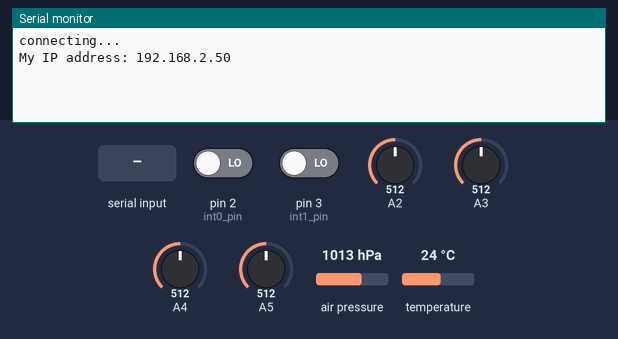
The sketch below on a simulated Arduino Uno, built with avr-gcc and run on an emulated ATmega328P. Parts: the last lines printed to the serial monitor. Wiring (inferred from the names in the program): BMP180 pressure sensor at I2C address 0x77. The test bench sets the inputs (shaded band); at power-on: pin 2 (int0_pin) LOW, pin 3 (int1_pin) LOW, A2 = 512, A3 = 512, A4 = 512, A5 = 512, air pressure 1013 hPa, temperature 24 °C. WiFi joins after 1.5 s; servers stay silent unless stated; the local clock reads 2024-03-15 10:24:30 at power-on unless the sketch sets it.

Above: at 2.2 s.
2.3 s: "s" received over Serial
At 3.7 s:
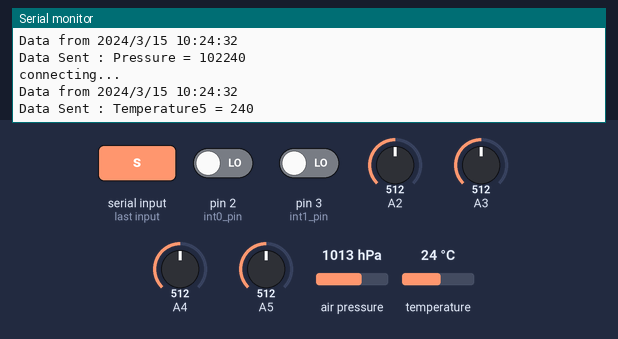
4.0 s: "i" received over Serial
At 5.0 s:
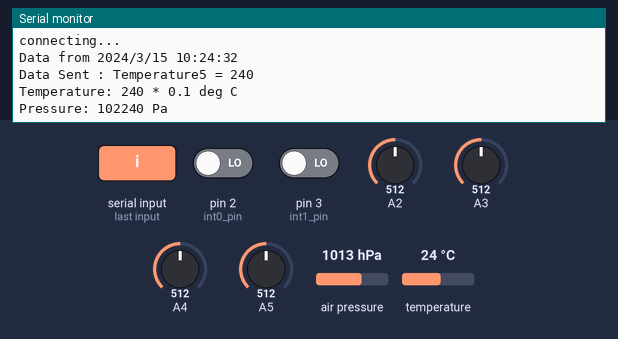
5.5 s: "u" received over Serial
At 6.3 s:
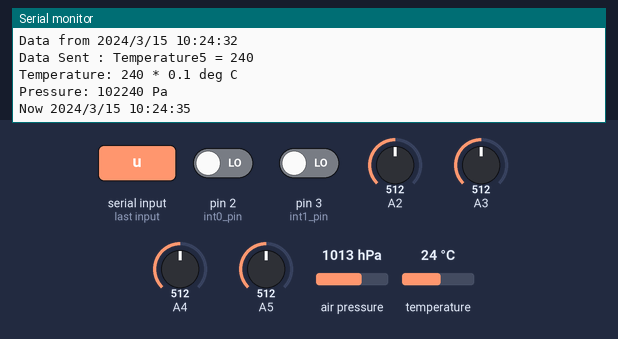
7.0 s: "t" received over Serial
At 8.0 s:
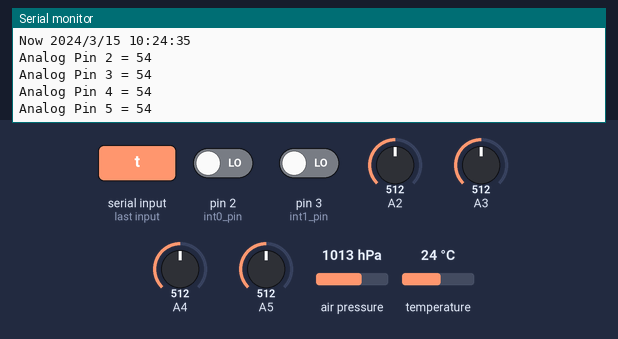
8.5 s: "g" received over Serial
At 9.7 s:
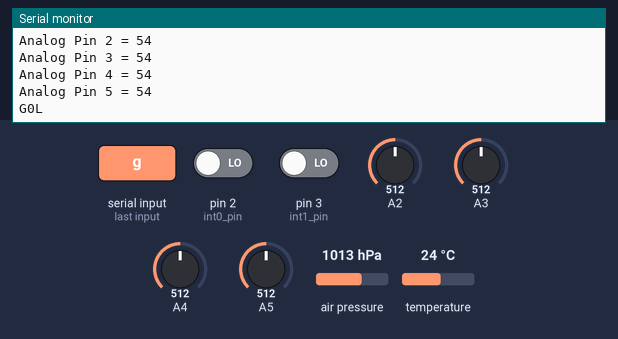
10.0 s: "p" received over Serial
At 10.8 s:
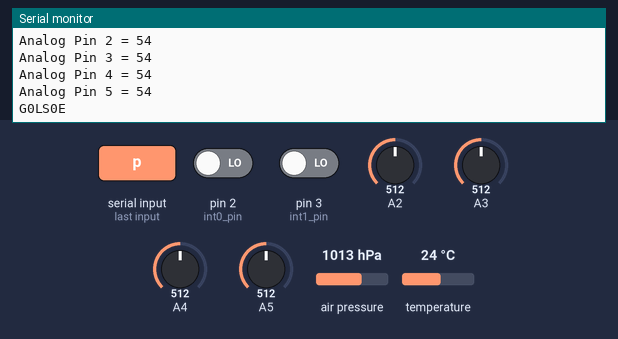
Timing chart, 0 to 12.5 s (numbered marks = the images above; inputs shaded):
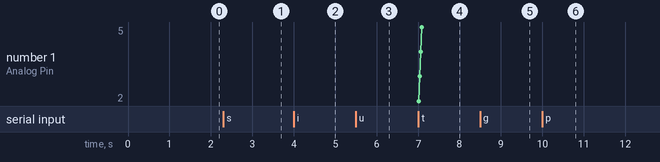

The sketch:

Ethernet_Upload_Sensor_Data.ino
```cpp
/*
Brian Kelly 11th March 2013 http://kellybk.com

This sketch uses the Ethernet shield to upload data from various
sensors and pulse counters to Emoncms. The original code is gleaned
from various sources and modified.

I found DS1307 would only operate reliably from 5v whereas the
BMP085 requires 3.3v. Data from pulse counters is only uploaded
when sufficient pulses have been counted and the minimum time period
has elapsed. Other sensors just use minimum time period.
*/

#include <SPI.h>
#include <Ethernet.h>
#include <Wire.h>
#include <RTClib.h>

//Data Upload
static unsigned long MinPulseCount = 10;  // Minimum Pulses to Receive before data upload
static unsigned long MinElapsedTime = 60000;  // Minimum Seconds to elapse between data uploads

// Ethernet :-
// assign a MAC address for the ethernet controller.
// fill in your address here:
byte mac[] = {0xDE, 0xAD, 0xBE, 0xEF, 0xFE, 0xED};
// fill in an available IP address on your network here,
// for manual configuration:
IPAddress ip(192,168,2,50);

// fill in your Domain Name Server address here:
IPAddress myDns(192,168,2,1);

IPAddress server(192,168,2,100);    // RaspberryPi
//char server[] = "raspberrypi.kellybk.lan";  //'N.B. Only Works with FQDN so "raspberrypi" fails to resolve

// Initialize the Ethernet client library
// with the IP address and port of the server
// that you want to connect to (port 80 is default for HTTP):
EthernetClient client;

// Real Time Clock :-
RTC_DS1307 RTC;

//BMP085 Pressure and Temperature :-
#define BMP085_ADDRESS 0x77  // I2C address of BMP085

const unsigned char OSS = 3;  // Oversampling Setting 1,2 or 3; bigger = more samples

// Calibration values
int ac1;
int ac2;
int ac3;
unsigned int ac4;
unsigned int ac5;
unsigned int ac6;
int b1;
int b2;
int mb;
int mc;
int md;

// b5 is calculated in bmp085GetTemperature(...), this variable is also used in bmp085GetPressure(...)
// so ...Temperature(...) must be called before ...Pressure(...).
long b5;

short temperature;
long pressure;

// to correct for station's height above sea level
// add 1000pa for each 100m above sea level
int HeightCorr = 940;

//
// Meter Pulse Detection
// Use interrupt to detect change on IR phototransistor
//

// PIN DEFINITIONS
int int0_pin = 2;              // Interrupt 0 on pin 2, input
int int1_pin = 3;              // Interrupt 1 on pin 3, input

// Delays
int gbounce_delay_ms = 2000;     // pulse is 2 to 40 seconds wide
int bounce_delay_ms = 100;     // pulse is 10ms wide

// Pulse Counters
unsigned long gcounter = 0;      // Nr of gas pulses seen
unsigned long gfirst_pulse_time = 0;
unsigned long glast_pulse_time = 0;
unsigned long counter = 0;      // Nr of electric pulses seen
unsigned long first_pulse_time = 0;
unsigned long last_pulse_time = 0;

// These are modified in the interrupts generated by pulse detection
volatile int gpulse_seen = 0;   // Gas pulse was seen in interrupt
volatile int pulse_seen = 0;   // Electric pulse was seen in interrupt

// Used by Power Calculations ..... Move to Emoncms ?
static unsigned long ms_per_hour = 3600000UL;  // ms per hour for power calcs
static float cal_value = 39.7;  // Joules per cc
static float corr_factor = 1.02264;

//Temperature Readings
int tempC;
int reading;
int tempPins[] = {2,3,4,5};
int PinCount = 4;
int PCount;

void setup()
{Serial.begin(9600);

//for BMP085
  Wire.begin();
  bmp085Calibration();

//for RTC
  RTC.begin();
  if (! RTC.isrunning()) {
    Serial.println("RTC is NOT running!");
  }

 // Electric and Gas Pulse Detection
 // We want internal pullup enabled:
 pinMode(int1_pin, INPUT);
 pinMode(int0_pin, INPUT);

 // And set up the interrupt.
 // RISING: -pin- goes from low to high

 // When IR detected, gas detector emits 5V
 // Once per revolution of gas dial as mirror
 // in No 6 reflects IR back to detector
 attachInterrupt(1, gblink, RISING);

 // When pulsing electric meter LED
 // Pulse detected, amplifier emits 5V
 attachInterrupt(0, blink, RISING);

 //For Analog Voltage Measurements
 analogReference(INTERNAL);
 //INTERNAL1V1 for Mega, INTERNAL for Uno etc
 //Sets analogue reference voltage to 1.1 volt
 //for better accuracy with LM35 which outputs 1 volt at 100 degC

  // start the Ethernet connection:
  Ethernet.begin(mac,ip,myDns);
  // give the Ethernet shield a second to initialize:
  delay(1000);
  Serial.println("connecting...");
  // print the Ethernet board/shield's IP address:
  Serial.print("My IP address: ");
  Serial.println(Ethernet.localIP());
}

void loop()
{
 static unsigned long gavg_watts;        // average gas watt draw since startup
 unsigned long gdelta;            // Time since last gas interrupt
 static unsigned long avg_watts;        // average watt draw since startup
 unsigned long delta;            // Time since last interrupt
 int incoming_byte;
 DateTime now;

 //Data Uploads
static long lastgas;
static long lastelectric;
static long lasttemps;
static long lastpressure;
char strtemps[] = "Temperature";

 // IR pulse interrupt happened
 if (gpulse_seen == 1) {
   gcounter++;

   glast_pulse_time = millis();

   if (gcounter == 1 || gfirst_pulse_time == 0) // we were reset
     gfirst_pulse_time = glast_pulse_time;

  // Reset until next one.
   gpulse_seen = 0;
 }

 // LED pulse interrupt happened
 if (pulse_seen == 1) {
   counter++;

   last_pulse_time = millis();

   if (counter == 1 || first_pulse_time == 0) // we were reset
     first_pulse_time = last_pulse_time;

   // Reset until next one.
   pulse_seen = 0;
 }

//Gas
if( (long)( millis() - (lastgas + MinElapsedTime)) >= 0 && (gcounter >= MinPulseCount)) {
      // print the avg watt gas draw since last query
     gdelta = glast_pulse_time - gfirst_pulse_time;
     if (gdelta && gcounter) {
       gavg_watts = (gcounter - 1) * ms_per_hour * cal_value * corr_factor/ gdelta;
       now = RTC.now();
       sendData (now.unixtime(),"Gas_Useage",gavg_watts);
       sendData (now.unixtime(),"Gas_Pulses",gcounter);
       gcounter = 0;
     }
     lastgas = millis();
}

//Electric
if( (long)( millis() - (lastelectric + MinElapsedTime)) >= 0 && (counter >= MinPulseCount)) {
     // print the avg electric watt draw since last query
     delta = last_pulse_time - first_pulse_time;
     if (delta && counter) {
       avg_watts = (counter - 1) * ms_per_hour / delta;
       now = RTC.now();
       sendData (now.unixtime(),"Electric_Useage",avg_watts);
       sendData (now.unixtime(),"Electric_Pulses",counter);
       counter = 0;
     }
     lastelectric = millis();
}

//Pressure
if( (long)( millis() - (lastpressure + MinElapsedTime)) >= 0) {
      now = RTC.now();
      //check temperature first as result is used in pressure calculation
      temperature = bmp085GetTemperature(bmp085ReadUT());
      pressure = bmp085GetPressure(bmp085ReadUP()) + HeightCorr; // to correct for height above sea level
      sendData (now.unixtime(),"Pressure",pressure);
      sendData (now.unixtime(),"Temperature1",temperature);
      lastpressure = millis();
}

//Temperatures
if( (long)( millis() - (lasttemps + MinElapsedTime)) >= 0) {
     now = RTC.now();
     for (PCount=0;PCount<PinCount;PCount++) {
       analogRead(tempPins[PCount]);  //switch ADC to tempPin
       delay(20);  //delay for ADC to stabilise
       reading = analogRead(tempPins[PCount]);  //Take Reading
       tempC = int(reading / 0.931);
       strtemps[11] = tempPins[PCount] + 48;
       strtemps[12] = '\0';
       sendData (now.unixtime(),strtemps,tempC);
       }
       lasttemps = millis();
     }

 // Query exists on serial port; service it.
 if (Serial.available() > 0) {
   incoming_byte = Serial.read();
   Serial.flush();
   switch (incoming_byte) {

   case 's':
      now = RTC.now();
      //check temperature first as result is used in pressure calculation
      temperature = bmp085GetTemperature(bmp085ReadUT());
      pressure = bmp085GetPressure(bmp085ReadUP()) + HeightCorr; // to correct for height above sea level
      sendData (now.unixtime(),"Pressure",pressure);
      sendData (now.unixtime(),"Temperature5",temperature);
      break;

   case 'i':
   //read BMP085 on I2C bus
   //check temperature first as result is used in pressure calculation
    temperature = bmp085GetTemperature(bmp085ReadUT());
    pressure = bmp085GetPressure(bmp085ReadUP()) + 940; // to correct for height above sea level
    Serial.print("Temperature: ");
    Serial.print(temperature, DEC);
    Serial.println(" * 0.1 deg C");
    Serial.print("Pressure: ");
    Serial.print(pressure, DEC);
    Serial.println(" Pa");
    Serial.println();
    break;

   case 'u':
   //Read RTC
    now = RTC.now();
    showDate("Now",now);

    break;

   case 't':
     //Serial.print("T");  // Start Marker
     // Retrieve Temperature Readings
     for (PCount=0;PCount<PinCount;PCount++) {
       analogRead(tempPins[PCount]);  //switch ADC to tempPin
       delay(20);  //delay for ADC to stabilise
       reading = analogRead(tempPins[PCount]);  //Take Reading
       tempC = reading / 9.31;
       Serial.print("Analog Pin ");
       Serial.print(tempPins[PCount]);
       Serial.print(" = ");
       Serial.println(tempC);
       //if (PCount < PinCount-1){
       //Serial.print(",");
       //}
     }
     //Serial.print("E");  //End Marker
     break;

   case 'g':
     // print the avg watt gas draw since last query
     gdelta = glast_pulse_time - gfirst_pulse_time;
     if (gdelta && gcounter) {
       gavg_watts = (gcounter - 1) * ms_per_hour * cal_value * corr_factor/ gdelta;
       //gcounttot = gcounttot + gcounter;
       gcounter = 0;
     }
     //Start and End Markers added as some partial data was being received
     //Now base station can discard any data without valid delimeters
     Serial.print("G");  // Start Marker
     Serial.print(gavg_watts);
     Serial.print("L");  //End Marker
     break;

   case 'p':
     // print the avg electric watt draw since last query
     delta = last_pulse_time - first_pulse_time;
     if (delta && counter) {
       avg_watts = (counter - 1) * ms_per_hour / delta;
       //counttot = counttot + counter;
       counter = 0;
     }
     //Start and End Markers added as some partial data was being received
     //Now base station can discard any data without valid delimeters
     Serial.print("S");  // Start Marker
     Serial.print(avg_watts);
     Serial.print("E");  //End Marker
     break;
   default:
     break;
   }
 }
}

// Interrupt handler
//
// We get here for RISING; so when IR turns on.
//
void gblink()
{
 static unsigned long glast_interrupt_time = 0;
 unsigned long ginterrupt_time = millis();

 // If interrupts come faster than bounce_delay_ms, assume it's a bounce and ignore
 //
 // Note, millis() wraps every 50 days, be sure we cope...
 //
 if (ginterrupt_time - glast_interrupt_time > gbounce_delay_ms)
   gpulse_seen = 1;  // loop() sees pulse == 1 and takes action

 glast_interrupt_time = ginterrupt_time;
}

void blink()
{
 static unsigned long last_interrupt_time = 0;
 unsigned long interrupt_time = millis();

 // If interrupts come faster than bounce_delay_ms, assume it's a bounce and ignore
 //
 // Note, millis() wraps every 50 days, be sure we cope...
 //
 if (interrupt_time - last_interrupt_time > bounce_delay_ms)
   pulse_seen = 1;  // loop() sees pulse == 1 and takes action

 last_interrupt_time = interrupt_time;
}

// Stores all of the bmp085's calibration values into global variables
// Calibration values are required to calculate temp and pressure
// This function should be called at the beginning of the program
void bmp085Calibration()
{
  ac1 = bmp085ReadInt(0xAA);
  ac2 = bmp085ReadInt(0xAC);
  ac3 = bmp085ReadInt(0xAE);
  ac4 = bmp085ReadInt(0xB0);
  ac5 = bmp085ReadInt(0xB2);
  ac6 = bmp085ReadInt(0xB4);
  b1 = bmp085ReadInt(0xB6);
  b2 = bmp085ReadInt(0xB8);
  mb = bmp085ReadInt(0xBA);
  mc = bmp085ReadInt(0xBC);
  md = bmp085ReadInt(0xBE);
}

// Calculate temperature given ut.
// Value returned will be in units of 0.1 deg C
short bmp085GetTemperature(unsigned int ut)
{
  long x1, x2;

  x1 = (((long)ut - (long)ac6)*(long)ac5) >> 15;
  x2 = ((long)mc << 11)/(x1 + md);
  b5 = x1 + x2;

  return ((b5 + 8)>>4);
}

// Calculate pressure given up
// calibration values must be known
// b5 is also required so bmp085GetTemperature(...) must be called first.
// Value returned will be pressure in units of Pa.
long bmp085GetPressure(unsigned long up)
{
  long x1, x2, x3, b3, b6, p;
  unsigned long b4, b7;

  b6 = b5 - 4000;
  // Calculate B3
  x1 = (b2 * (b6 * b6)>>12)>>11;
  x2 = (ac2 * b6)>>11;
  x3 = x1 + x2;
  b3 = (((((long)ac1)*4 + x3)<<OSS) + 2)>>2;

  // Calculate B4
  x1 = (ac3 * b6)>>13;
  x2 = (b1 * ((b6 * b6)>>12))>>16;
  x3 = ((x1 + x2) + 2)>>2;
  b4 = (ac4 * (unsigned long)(x3 + 32768))>>15;

  b7 = ((unsigned long)(up - b3) * (50000>>OSS));
  if (b7 < 0x80000000)
    p = (b7<<1)/b4;
  else
    p = (b7/b4)<<1;

  x1 = (p>>8) * (p>>8);
  x1 = (x1 * 3038)>>16;
  x2 = (-7357 * p)>>16;
  p += (x1 + x2 + 3791)>>4;

  return p;
}

// Read 1 byte from the BMP085 at 'address'
char bmp085Read(unsigned char address)
{
  unsigned char data;

  Wire.beginTransmission(BMP085_ADDRESS);
  Wire.write(address);
  Wire.endTransmission();

  Wire.requestFrom(BMP085_ADDRESS, 1);
  while(!Wire.available())
    ;

  return Wire.read();
}

// Read 2 bytes from the BMP085
// First byte will be from 'address'
// Second byte will be from 'address'+1
int bmp085ReadInt(unsigned char address)
{
  unsigned char msb, lsb;

  Wire.beginTransmission(BMP085_ADDRESS);
  Wire.write(address);
  Wire.endTransmission();

  Wire.requestFrom(BMP085_ADDRESS, 2);
  while(Wire.available()<2)
    ;
  msb = Wire.read();
  lsb = Wire.read();

  return (int) msb<<8 | lsb;
}

// Read the uncompensated temperature value
unsigned int bmp085ReadUT()
{
  unsigned int ut;

  // Write 0x2E into Register 0xF4
  // This requests a temperature reading
  Wire.beginTransmission(BMP085_ADDRESS);
  Wire.write(0xF4);
  Wire.write(0x2E);
  Wire.endTransmission();

  // Wait at least 4.5ms
  delay(5);

  // Read two bytes from registers 0xF6 and 0xF7
  ut = bmp085ReadInt(0xF6);
  return ut;
}

// Read the uncompensated pressure value
unsigned long bmp085ReadUP()
{
  unsigned char msb, lsb, xlsb;
  unsigned long up = 0;

  // Write 0x34+(OSS<<6) into register 0xF4
  // Request a pressure reading w/ oversampling setting
  Wire.beginTransmission(BMP085_ADDRESS);
  Wire.write(0xF4);
  Wire.write(0x34 + (OSS<<6));
  Wire.endTransmission();

  // Wait for conversion, delay time dependent on OSS
  delay(2 + (3<<OSS));

  // Read register 0xF6 (MSB), 0xF7 (LSB), and 0xF8 (XLSB)
  Wire.beginTransmission(BMP085_ADDRESS);
  Wire.write(0xF6);
  Wire.endTransmission();
  Wire.requestFrom(BMP085_ADDRESS, 3);

  // Wait for data to become available
  while(Wire.available() < 3)
    ;
  msb = Wire.read();
  lsb = Wire.read();
  xlsb = Wire.read();

  up = (((unsigned long) msb << 16) | ((unsigned long) lsb << 8) | (unsigned long) xlsb) >> (8-OSS);

  return up;
}

//Send Data to Emoncms Server using json
void sendData(uint32_t UnixTime,char Item[25], long value){
      if (client.connect(server, 80)) {
        Serial.println("connecting...");
       // Make a HTTP request:
        client.print("GET /emoncms/input/post.json?time=");
        client.print(UnixTime);
        client.print("&json={");
        client.print(Item);
        client.print(":");
        client.print(value);
        client.println("}&apikey=94c73b894134c6840c830f5d586843ed HTTP/1.0");  //put your own apikey here
        client.println();
        showDate("Data from",UnixTime);
        Serial.print("Data Sent : ");
        Serial.print(Item);
        Serial.print(" = ");
        Serial.println(value);
          }
       else  {
        // if you couldn't make a connection:
        Serial.println("connection failed");
        Serial.println("disconnecting.");
             }
      client.stop();
  }

void showDate(const char* txt, const DateTime& dt) {
    Serial.print(txt);
    Serial.print(' ');
    Serial.print(dt.year(), DEC);
    Serial.print('/');
    Serial.print(dt.month(), DEC);
    Serial.print('/');
    Serial.print(dt.day(), DEC);
    Serial.print(' ');
    Serial.print(dt.hour(), DEC);
    Serial.print(':');
    Serial.print(dt.minute(), DEC);
    Serial.print(':');
    Serial.print(dt.second(), DEC);
    Serial.println();
}
```

Measured:
- after the input at 2.3 s, the serial monitor: prints a new line after 0.25 s (image 1)
- after the input at 4.0 s, the serial monitor: prints a new line at once (image 2)
- after the input at 5.5 s, the serial monitor: prints a new line at once (image 3)
- after the input at 7.0 s, the serial monitor: prints a new line at once (image 4)
- after the input at 8.5 s, the serial monitor: prints a new line at once (image 5)
- after the input at 10.0 s, the serial monitor: prints a new line at once (image 6)
